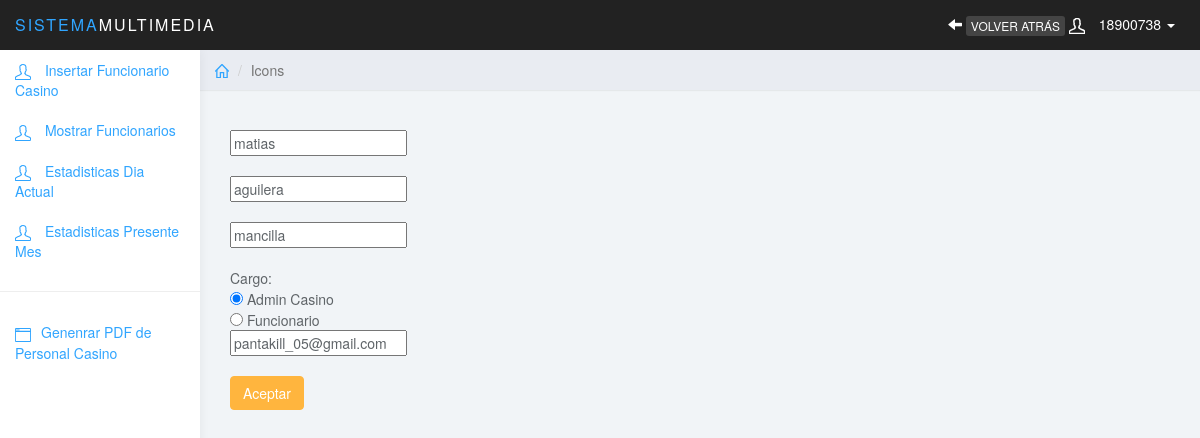
The page /modificar_casino_casino.php?id=1 (signed in) on the database its author committed.
### tables this page shows
CREATE TABLE `casino` (
  `id_casino` int(11) NOT NULL,
  `rut` int(8) NOT NULL,
  `dv` varchar(1) NOT NULL,
  `nombre` varchar(60) NOT NULL,
  `apellido_pat` varchar(60) NOT NULL,
  `apellido_mat` varchar(60) NOT NULL,
  `tipo_casino` varchar(60) NOT NULL,
  `correo` varchar(255) NOT NULL
);

### modificar_casino_casino.php (the view, shortened to what this page needs)
<!DOCTYPE html>
<html>
<head>
<link href="css/bootstrap.min.css" rel="stylesheet">
<link href="css/datepicker3.css" rel="stylesheet">
<link href="css/styles.css" rel="stylesheet">
</head>
<body>
	<nav class="navbar navbar-inverse navbar-fixed-top" role="navigation">
		<div class="container-fluid">
			<div class="navbar-header">
				<a class="navbar-brand" href="#"><span>Sistema</span>Multimedia</a>
				<ul class="user-menu">
					<li class="dropdown pull-right">
						<a href="#">
         				 <span class="glyphicon glyphicon-arrow-left"></span>
        				 </a>
						<input type="button" class="btn btn-info btn-xs" value="VOLVER ATRÁS" name="Back2" onclick="history.back()" />
						<a href="#" class="dropdown-toggle" data-toggle="dropdown"><svg class="glyph stroked male-user"><use xlink:href="#stroked-male-user"></use></svg> <?php echo $_SESSION['usuario']['user'] ?> <span class="caret"></span></a>
					</li>
				</ul>
			</div>
		</div>
	</nav>
	<div id="sidebar-collapse" class="col-sm-3 col-lg-2 sidebar">
		<ul class="nav menu">
			<li><a href="" data-toggle="modal" data-target="#myModalcasino"><svg class="glyph stroked male-user" ><use xlink:href="#stroked-male-user"></use></svg> Insertar Funcionario Casino</a></li>
			<li><a href="mostrar_casino_casino.php"><svg class="glyph stroked male-user"><use xlink:href="#stroked-male-user"></use></svg> Mostrar Funcionarios</a></li>
			<li><a href="#"><svg class="glyph stroked male-user"><use xlink:href="#stroked-male-user"></use></svg> Estadisticas Dia Actual</a></li>
			<li><a href="#"><svg class="glyph stroked male-user"><use xlink:href="#stroked-male-user"></use></svg> Estadisticas Presente Mes</a></li>
			<li role="presentation" class="divider"></li>
			<li><a href="pdf_completo_casino.php"><svg class="glyph stroked app-window"><use xlink:href="#stroked-app-window"></use></svg>Genenrar PDF de Personal Casino </a></li>
		</ul>
	</div>
	<div class="col-sm-9 col-sm-offset-3 col-lg-10 col-lg-offset-2 main">
		<div class="row">
			<ol class="breadcrumb">
				<li><a href="#"><svg class="glyph stroked home"><use xlink:href="#stroked-home"></use></svg></a></li>
				<li class="active">Icons</li>
			</ol>
		</div>
		<div class="row">
			<div class="col-md-8">
				<div class="container-fluid">
					<?php
		$id=$_REQUEST['id'];
		require 'conexion_i.php';
		$query = "SELECT * FROM casino WHERE id_casino='$id'";
		$result=$mysqli->query($query);
		$row=$result->fetch_assoc();
	 ?>
	<form action="modificar_casino_final.php?id=<?php echo $row['id_casino']; ?>" method="POST">
		<br><br>
		<input type="text" REQUIERED name="nombre" placeholder="Nombre" value="<?php echo $row['nombre']; ?>" /><br/><br/>
		<input type="text" REQUIERED name="apellido_pat" placeholder="Apellido Pat" value="<?php echo $row['apellido_pat']; ?>" /><br/><br/>
		<input type="text" REQUIERED name="apellido_mat" placeholder="Apellido Mat" value="<?php echo $row['apellido_mat']; ?>" /><br/><br/>
							Cargo: <br>
							 	<input type="radio" name="tipo_casino" value="admin_casino" checked> Admin Casino <br>
  								<input type="radio" name="tipo_casino" value="funcionario"> Funcionario<br>
		<input type="text" REQUIERED name="correo" placeholder="Correo" value="<?php echo $row['correo']; ?>" /><br/><br/>
		<input type="submit" value="Aceptar" class="btn btn-warning" >
	</form>
				</div>
			</div>
			<div class="col-md-4">
			</div>
		</div>
	</div>
</body>
</html>

### css/styles.css (style rules this page uses)
body { background: #f1f4f7; padding-top: 50px; color: #5f6468; }
a, a:hover, a:focus { color: #30a5ff; }
.navbar-header .navbar-brand { color: #fff; font-size: 16px; text-transform: uppercase; font-weight: 500; letter-spacing: 2px; }
.navbar-header .navbar-brand span { color: #30a5ff; }
.btn-warning, .btn-warning:hover, .btn-warning:focus, .btn-warning:active, .btn-warning.active, .open > .dropdown-toggle.btn-warning, .btn-warning.disabled, .btn-warning[disabled], fieldset[disabled] .btn-warning, .btn-warning.disabled:hover, .btn-warning[disabled]:hover, fieldset[disabled] .btn-warning:hover, .btn-warning.disabled:focus, .btn-warning[disabled]:focus, fieldset[disabled] .btn-warning:focus, .btn-warning.disabled:active, .btn-warning[disabled]:active, fieldset[disabled] .btn-warning:active, .btn-warning.disabled.active, .btn-warning[disabled].active, fieldset[disabled] .btn-warning.active { background-color: #ffb53e; border-color: #ffb53e; }
.navbar { border: 0; }
.navbar input { border: 0; background: #444; color: #fff; }
.user-menu { display: inline-block; margin-top: 14px; margin-right: 10px; float: right; list-style: none; padding: 0; }
.user-menu a { color: #fff; }
.sidebar { display: block; background-color: #fff; padding: 0; display: none; }
@media (min-width: 768px) { .sidebar { display: block; position: fixed; top: 50px; bottom: 0; left: 0; z-index: 1000; display: block; margin: 0; padding: 0; overflow-x: hidden; overflow-y: auto; background-color: #fff; box-shadow: 1px 0px 10px rgba(0, 0, 0, .05); } }
@media (min-width: 768px) { .navbar-header { width: 100%; } }
.sidebar ul.nav li.divider { border-bottom: 1px solid #eee; margin: 20px 0; }
.breadcrumb { border-radius: 0; padding: 10px 15px; background: #e9ecf2; box-shadow: 0 1px 1px rgba(0, 0, 0, .05); margin: 0 ; }
.sidebar .glyph, .user-menu .glyph { height: 16px; width: 16px; margin: 0 10px 0 0; stroke-width: 3px; }
.user-menu .glyph { stroke-width: 4px; }
.breadcrumb .glyph { height: 14px; width: 14px; margin: -2px 0 0 0; stroke-width: 4px; }

### rows shown on the page
casino: nombre "matias", apellido_pat "aguilera", apellido_mat "mancilla", correo "pantakill_05@gmail.com"

### other values the page prints
$_SESSION['usuario']['user'] "18900738"
